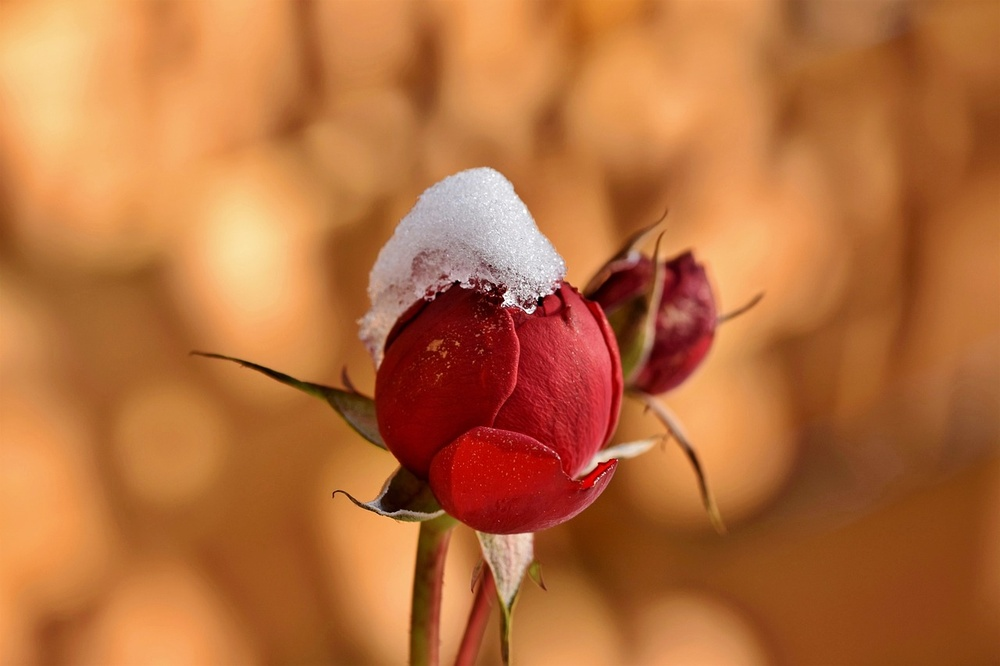
#> input picture semester 4-1/Digital Image Processing/image2.jpg, 1000 x 666 px, shrunk from 1280 x 853 before the run
$ jupyter execute 'Image Histogram Equalized.ipynb'
#> lines starting #> are read from the running program, lines starting #| are printed output that depends on the picture
# Image Histogram Equalization

[cell 1]
import numpy as np
import matplotlib.pyplot as plt
from PIL import Image

[cell 2]
img = Image.open('image2.jpg')
#> img is the input picture: PIL image 1000x666 RGB; mean R, G, B 183.8, 110.7, 60.1
img = img.convert('L')
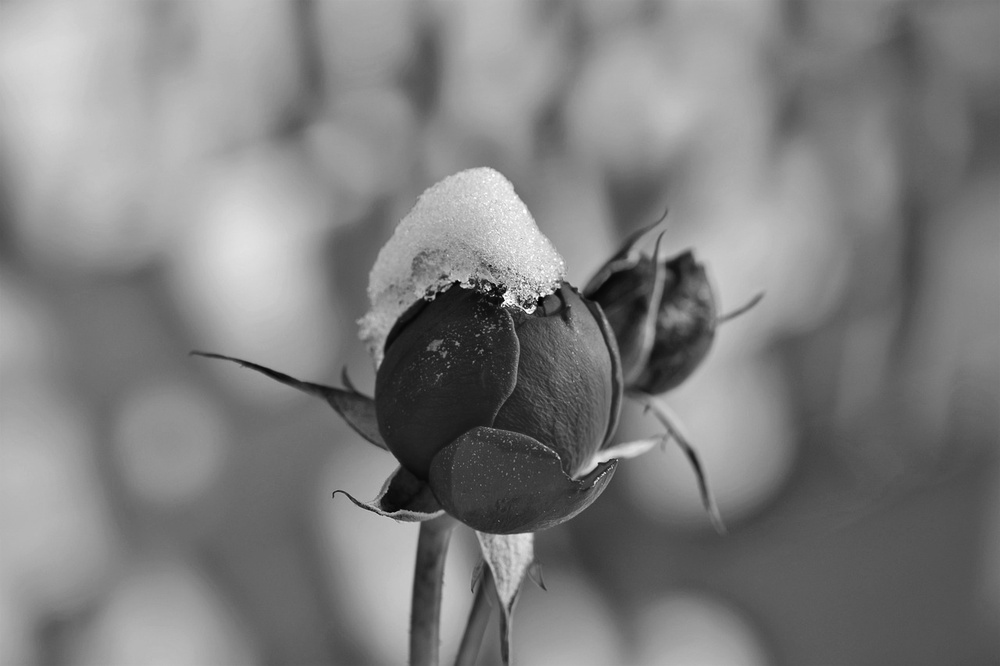
#> img: PIL image 1000x666 L; min 0, max 255, mean 126.8
image_array = np.array(img)

[cell 3]
def histogram_equalization(image_array):
    flat_img = image_array.flatten()
    hist = [0] * 256
    for Value in flat_img:
        hist[Value] += 1
#> this loop made 666000 passes
#> Value on passes 1 to 3: 160, 158, 159
#> after the loop, hist = 256 values, max 7712 at index 109, min 1 at index 0, mean 2601.6
    cdf = [0] * 256
    cdf[0] = hist[0]
    for i in range(1, len(hist)):
        cdf[i] += (cdf[i - 1] + hist[i])
#> after the loop, cdf = 256 values from 1 to 666000

    cdf_scaled = []
    cdf_min = min(cdf)
#> cdf_min = 1
    for value in cdf:
        cdf_scaled.append(round((value - cdf_min) / (image_array.size - cdf_min) * 255))
#> this loop made 256 passes
#> value on passes 3 to 5: 8, 13, 17
#> after the loop, cdf_scaled = 256 values from 0 to 255

    equalized_image = []
    for pixel in flat_img:
        equalized_image.append(cdf_scaled[pixel])
#> this loop made 666000 passes
#> after the loop, equalized_image = 666000 items
    equalized_image = np.reshape(equalized_image, image_array.shape)
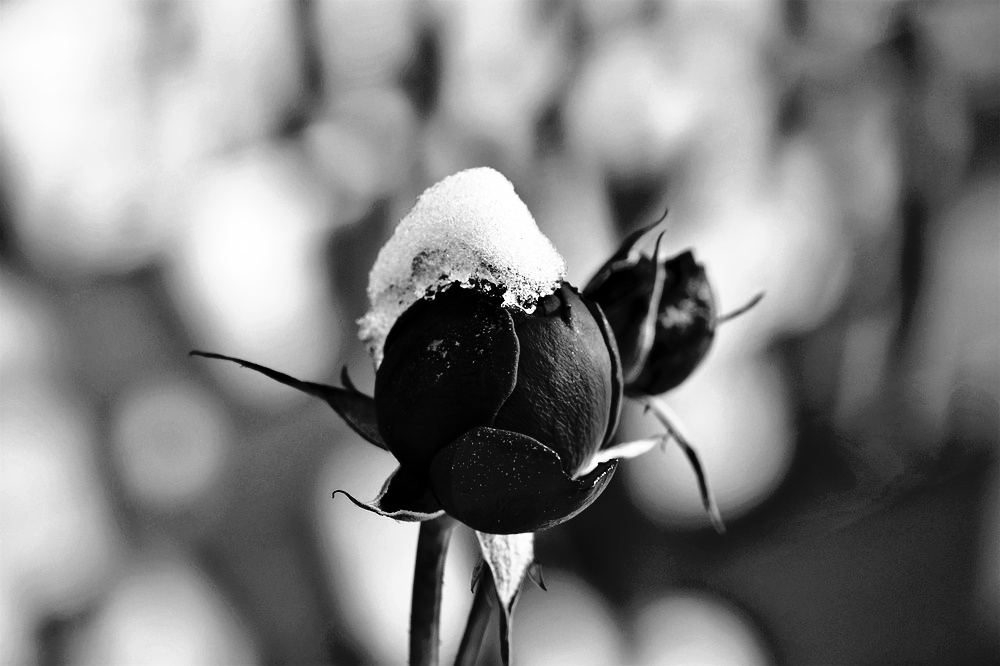
#> equalized_image: shape (666, 1000) int64; min 0, max 255, mean 128.3
    return equalized_image.astype(np.uint8)

[cell 4]
equalized_image = histogram_equalization(image_array)

plt.figure(figsize=(10, 5))
plt.subplot(1, 2, 1)
plt.imshow(image_array, cmap='gray')
plt.title('Original Image')

plt.subplot(1,2,2)
plt.imshow(equalized_image, cmap='gray')
plt.title('Equalized Image')

plt.show()
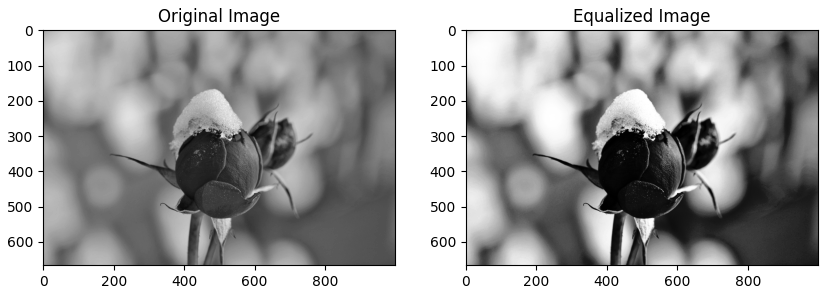
#> figure drawn by matplotlib, 2 panels

$ run again, with semester 4-1/Digital Image Processing/image3.jpeg copied over semester 4-1/Digital Image Processing/image2.jpg
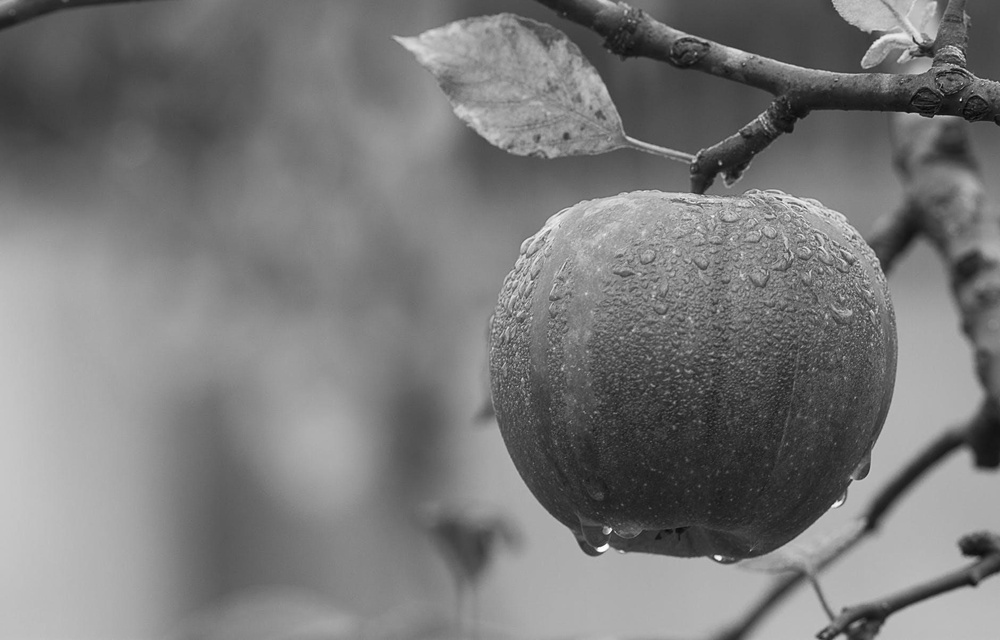
#> input picture semester 4-1/Digital Image Processing/image3.jpeg, 1000 x 640 px, shrunk from 1880 x 1204 before the run
#> img is the input picture: PIL image 1000x640 L; min 1, max 255, mean 121.2
#> the loop in histogram_equalization, `for Value in flat_img:` made 640000 passes
#> Value on passes 1 to 3: 155, 157, 162
#> after the loop in histogram_equalization, `for Value in flat_img:`: hist = 256 values, max 7447 at index 174, min 0 at index 0, mean 2500
#> after the loop in histogram_equalization, `for i in range(1, len(hist)):`: cdf = 256 values from 0 to 640000
#> cdf_min = 0
#> the loop in histogram_equalization, `for value in cdf:` made 256 passes
#> value on passes 3, 5, 6: 1, 3, 3
#> after the loop in histogram_equalization, `for value in cdf:`: cdf_scaled = 256 values from 0 to 255
#> the loop in histogram_equalization, `for pixel in flat_img:` made 640000 passes
#> after the loop in histogram_equalization, `for pixel in flat_img:`: equalized_image = 640000 items
#> in histogram_equalization, `equalized_image = np.reshape(equalized_image, image_array.shape)`:
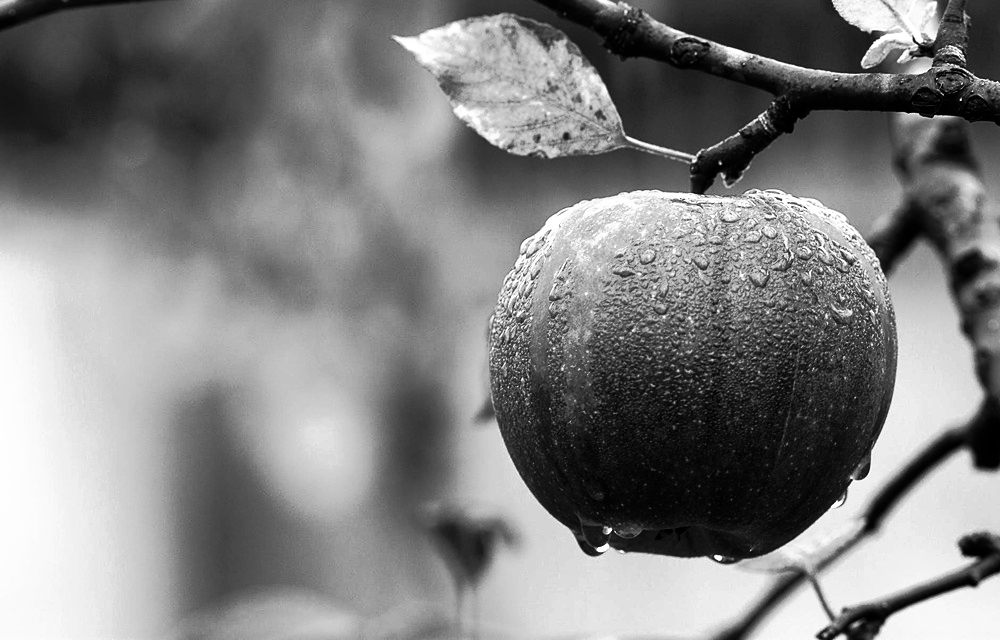
#> equalized_image: shape (640, 1000) int64; min 0, max 255, mean 128.4
#> `plt.show()`:
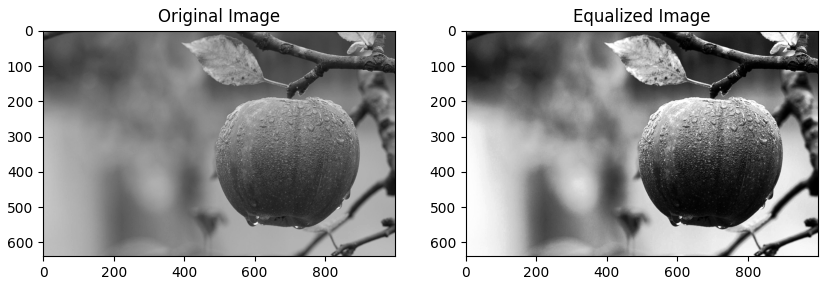
#> figure drawn by matplotlib, 2 panels
